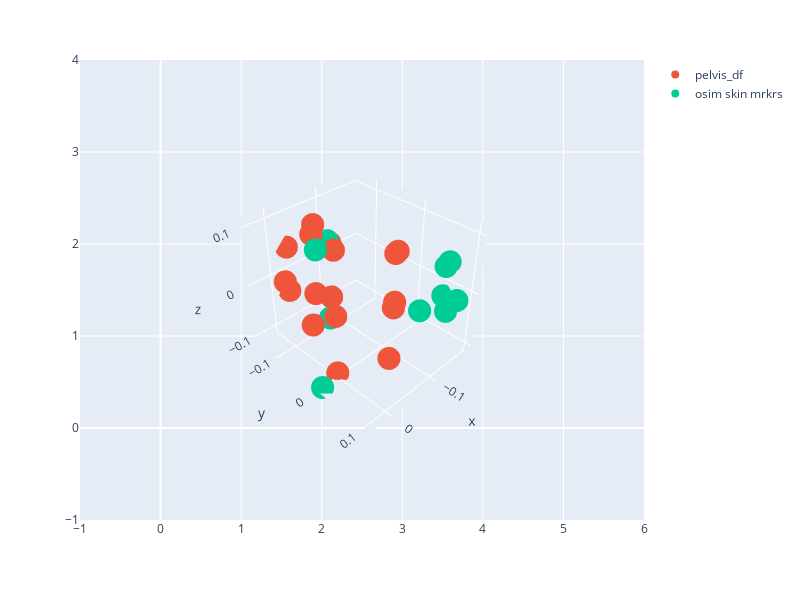

The code cell stored with this chart in its notebook:
### Code cell
import plotly.express as px
import plotly.graph_objects as go
fig = px.scatter(width = 800, height = 600)
fig.add_trace(go.Scatter3d(x = pelvis_df['x'], y = pelvis_df['y'], z=pelvis_df['z'], mode = 'markers', name = 'pelvis_df'))
fig.add_trace(go.Scatter3d(x = mrkrs_pelvis['x'],  
                           y = mrkrs_pelvis['y'], 
                           z = mrkrs_pelvis['z'], mode = 'markers', name = 'osim skin mrkrs'))
fig.update_scenes(aspectmode="data" )
camera = dict(
    up=dict(x=0, y=0, z=1),
    center=dict(x=0, y=0, z=0),
    eye=dict(x=2, y=2, z=2)
)
fig.update_layout(scene_camera=camera)
fig.show()

### Figure 1 — Plotly figure (JSON) as saved in the notebook; plotly's stock layout.template omitted (floating-point values rounded to 4 significant figures)
{"data": [{"hovertemplate": "<extra></extra>", "legendgroup": "", "marker": {"color": "#636efa", "symbol": "circle"}, "mode": "markers", "name": "", "orientation": "v", "showlegend": false, "type": "scatter", "xaxis": "x", "yaxis": "y"}, {"mode": "markers", "name": "pelvis_df", "type": "scatter3d", "x": [-7.187e-05, 7.187e-05, -0.1242, -0.1223, 8.17e-09, -0.07435, -0.07204, -0.07183, -0.07023, -0.07727, -0.07282, -0.02835, -0.02705, -0.00214, -0.03281, -0.02545, -0.08492], "y": [2.399e-05, -2.399e-05, -0.001005, 0.001059, 2.618e-09, 0.04666, 0.03939, -0.08882, -0.08782, -0.1342, -0.1308, -0.1414, -0.1409, -0.1161, -0.08525, -0.08391, 0.03505], "z": [-0.1091, 0.1091, -0.05171, 0.05155, 3.185e-09, 0.0957, -0.1005, 0.05315, -0.04701, 0.06548, -0.06333, 0.04209, -0.03903, 0.002102, 0.08543, -0.07778, -0.000999]}, {"mode": "markers", "name": "osim skin mrkrs", "type": "scatter3d", "x": [0.01807, -0.1633, -0.1577, 0.03613, -0.1414, -0.1796, -0.1744, -0.09393, -0.05249, -0.05249], "y": [-0.01484, 0.07065, 0.07588, 0.005823, 0.1044, 0.05322, 0.0563, 0.07515, -0.07238, -0.07238], "z": [0.1109, 0.04988, -0.0352, -0.1103, 0.008815, 0.02631, -0.02419, 0, -0.07206, 0.07206]}], "layout": {"height": 600, "legend": {"tracegroupgap": 0}, "margin": {"t": 60}, "scene": {"aspectmode": "data", "camera": {"center": {"x": 0, "y": 0, "z": 0}, "eye": {"x": 2, "y": 2, "z": 2}, "up": {"x": 0, "y": 0, "z": 1}}}, "width": 800, "xaxis": {"anchor": "y", "domain": [0, 1]}, "yaxis": {"anchor": "x", "domain": [0, 1]}}}
